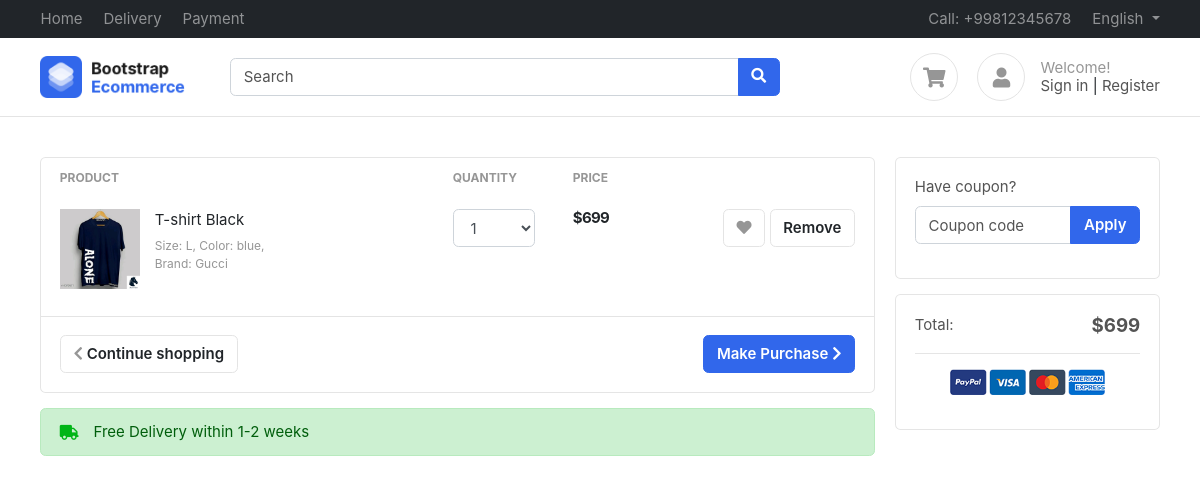
Page /accounts/cart/ (signed in) on the committed database.
### accounts/models.py (models this page shows)
class CartItems(BaseModel):
    cart = models.ForeignKey(Cart, on_delete=models.CASCADE, related_name='cart_items')
    product = models.ForeignKey(Product, on_delete=models.SET_NULL,null=True, blank=True)
    color_variant = models.ForeignKey(ColorVariant,on_delete=models.SET_NULL, null=True, blank= True)
    size_variant = models.ForeignKey(SizeVariant,on_delete=models.SET_NULL, null=True, blank= True)
    def get_product_price(self):
        price = [self.product.price]
        if self.color_variant:
            color_variant_price = self.color_variant.price
            price.append(color_variant_price)
        if self.size_variant:
            size_variant_price = self.size_variant.price
            price.append(size_variant_price)
        return sum(price)

class Cart(BaseModel):
    user = models.ForeignKey(User, on_delete=models.CASCADE,related_name='carts')
    is_paid = models.BooleanField(default=False)
    def get_cart_total(self):
        cart_items = self.cart_items.all()
        price = []
        for cart_item in cart_items:
            price.append(cart_item.product.price)
            if cart_item.color_variant:
                color_variant_price = cart_item.color_variant.price
                price.append(color_variant_price)
            if cart_item.size_variant:
                size_variant_price = cart_item.size_variant.price
                price.append(size_variant_price)
        return sum(price)

### products/models.py (models this page shows, shortened)
class Product(BaseModel):
    product_name = models.CharField(max_length=100)
    slug = models.SlugField(unique=True  , null=True , blank=True)
    category = models.ForeignKey(Category , on_delete=models.CASCADE , related_name="products")
    price = models.IntegerField()
    product_desription = models.TextField()
    color_variant = models.ManyToManyField(ColorVariant , blank=True)
    size_variant = models.ManyToManyField(SizeVariant , blank=True)

class ProductImage(BaseModel):
    product = models.ForeignKey(Product , on_delete=models.CASCADE , related_name="product_images")
    image =  models.ImageField(upload_to="product")

class SizeVariant(BaseModel):
    size_name = models.CharField(max_length=100)
    price = models.IntegerField(default=0)

### accounts/views.py (the view)
# urls.py: path('cart/',cart, name="cart"),
def cart(request):
    cart = Cart.objects.filter(is_paid=False, user=request.user).first()
    context = {'cart': cart}
    return render(request, 'accounts/cart.html', context)

### templates/accounts/cart.html (shortened to what this page needs)
{% extends "base/base.html" %}
{% block start %}
<section class="section-content padding-y">
    <div class="container">
    <div class="row">
        <main class="col-md-9">
            <div class="card">
                <table class="table table-borderless table-shopping-cart">
                    <thead class="text-muted">
                        <tr class="small text-uppercase">
                            <th scope="col">Product</th>
                            <th scope="col" width="120">Quantity</th>
                            <th scope="col" width="120">Price</th>
                            <th scope="col" class="text-right" width="200"></th>
                        </tr>
                    </thead>
                    <tbody>
                        {% for cart_item in cart.cart_items.all %}
                        <tr>
                            <td>
                                <figure class="itemside">
                                    <div class="aside"><img src="{{ cart_item.product.product_images.first.image.url }}" class="img-sm"></div>
                                    <figcaption class="info">
                                        <a href="#" class="title text-dark">{{ cart_item.product.product_name }}</a>
                                        <p class="text-muted small">Size: {{ cart_item.size_variant.size_name }}, Color: blue, <br> Brand: Gucci</p>
                                    </figcaption>
                                </figure>
                            </td>
                            <td>
                                <select class="form-control">
                                    <option>1</option>
                                </select>
                            </td>
                            <td>
                                <div class="price-wrap">
                                    <var class="price">${{ cart_item.get_product_price }}</var>
                                </div>
                            </td>
                            <td class="text-right">
                                <a data-original-title="Save to Wishlist" title="" href="" class="btn btn-light" data-toggle="tooltip"> <i class="fa fa-heart"></i></a>
                                <a href="{% url 'remove_cart' cart_item.uid %}" class="btn btn-light btn-round"> Remove</a>
                            </td>
                        </tr>
                        {% endfor %}
                    </tbody>
                </table>
                <div class="card-body border-top">
                    <a href="#" class="btn btn-primary float-md-right"> Make Purchase <i class="fa fa-chevron-right"></i> </a>
                    <a href="#" class="btn btn-light"> <i class="fa fa-chevron-left"></i> Continue shopping </a>
                </div>
            </div>
            <div class="alert alert-success mt-3">
                <p class="icontext"><i class="icon text-success fa fa-truck"></i> Free Delivery within 1-2 weeks</p>
            </div>
        </main>
        <aside class="col-md-3">
            <div class="card mb-3">
                <div class="card-body">
                    <form>
                        <div class="form-group">
                            <label>Have coupon?</label>
                            <div class="input-group">
                                <input type="text" class="form-control" name="" placeholder="Coupon code">
                                <span class="input-group-append">
                                    <button class="btn btn-primary">Apply</button>
                                </span>
                            </div>
                        </div>
                    </form>
                </div>
            </div>
            <div class="card">
                <div class="card-body">
                    <dl class="dlist-align">
                        <dt>Total:</dt>
                        <dd class="text-right h5"><strong>${{ cart.get_cart_total }}</strong></dd>
                    </dl>
                    <hr>
                    <p class="text-center mb-3">
                        <img src="images/misc/payments.png" height="26">
                    </p>
                </div>
            </div>
        </aside>
    </div>
    </div>
</section>
{% endblock %}

### public/static/css/ui.css (style rules this page uses)
html { font-family: 'Inter', sans-serif; font-size: 15px; }
.price-wrap { letter-spacing: -0.7px; }
.img-xs, .img-sm, .img-md, .img-lg { object-fit: cover; flex-shrink: 0; flex-grow: 0; }
.img-sm { width: 80px; height: 80px; }
.padding-y { padding-top: 40px; padding-bottom: 40px; }
var { font-style: normal; }
figure { margin-bottom: 0; }
article:after, .form-group:after { display: block; clear: both; content: ""; }
.card .title { color: #212529; }
p:last-child { margin-bottom: 0; }
.btn-light { background-color: #fff; border-color: #e4e4e4; }
.btn-light i { color: #969696; }
.itemside { position: relative; display: flex; width: 100%; }
.itemside .aside { position: relative; flex-shrink: 0; }
.itemside .info { padding-left: 15px; padding-right: 7px; }
.itemside p { margin-bottom: 0; }
.itemside .title { display: block; margin-bottom: 5px; color: #212529; }
[class*="dlist-"] { margin-bottom: 5px; }
[class*="dlist-"] dd { margin-bottom: 0; }
.dlist-align { display: flex; }
.dlist-align dt { width: 120px; word-wrap: break-word; font-weight: normal; }
.dlist-align dd { flex-grow: 1; }
.icontext { display: inline-flex; align-items: center; vertical-align: middle; }
.icontext .icon { position: relative; margin-right: 15px; flex-shrink: 0; flex-grow: 0; }
.price { font-weight: 600; color: #212529; }
.table-shopping-cart.table td, .table-shopping-cart.table th { padding-left: 1.25rem; padding-right: 1.25rem; }
.table-shopping-cart .price-wrap { line-height: 1.2; }
.table-shopping-cart .price { font-weight: bold; margin-right: 5px; display: block; }

### rows in the picture
CartItems: product.product_images.first.image (picture), product.product_name "T-shirt Black", size_variant.size_name "L", get_product_price "699"
Cart: get_cart_total "699"
